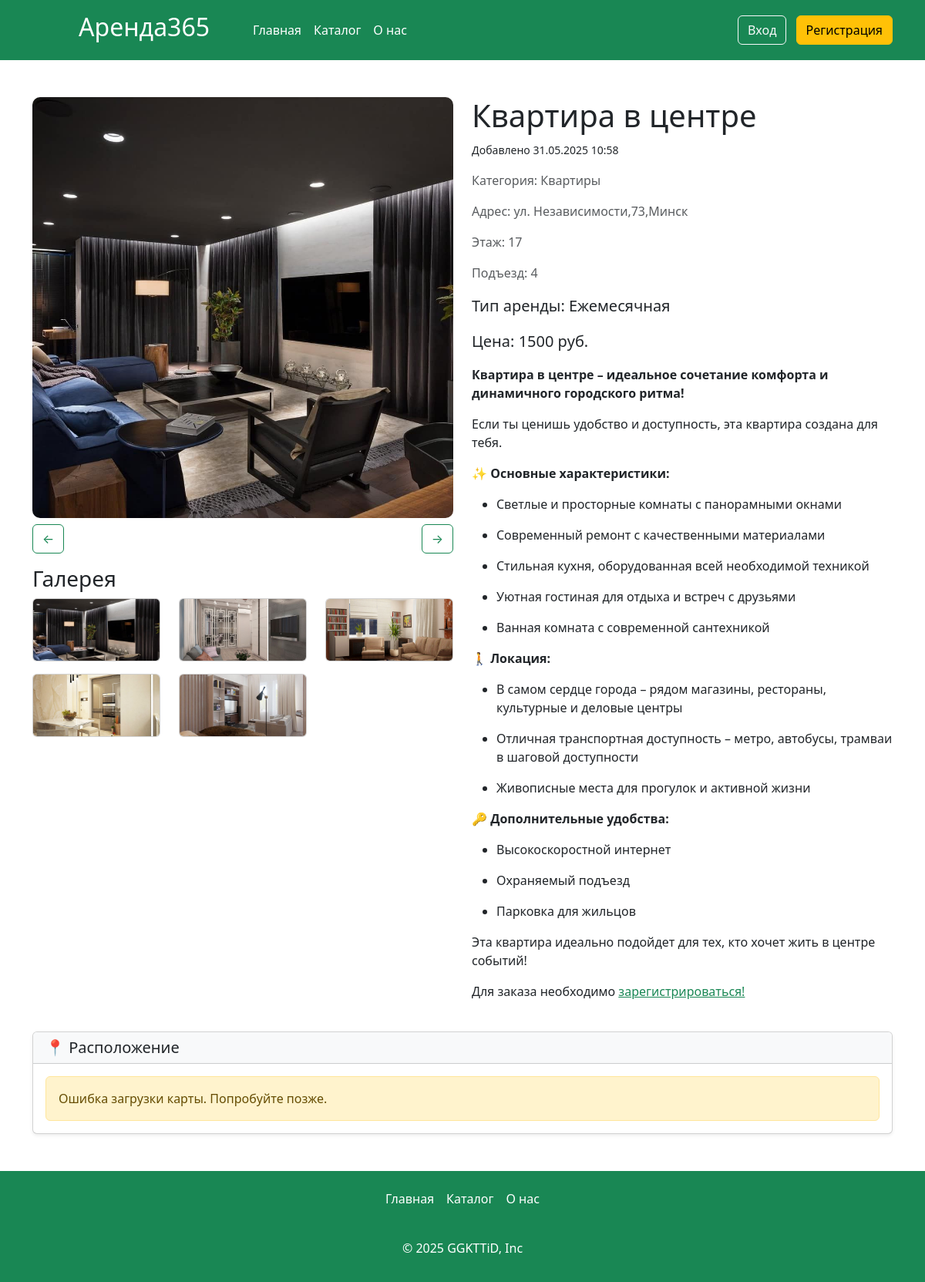
/card/8, run on an earlier commit of the app's database.
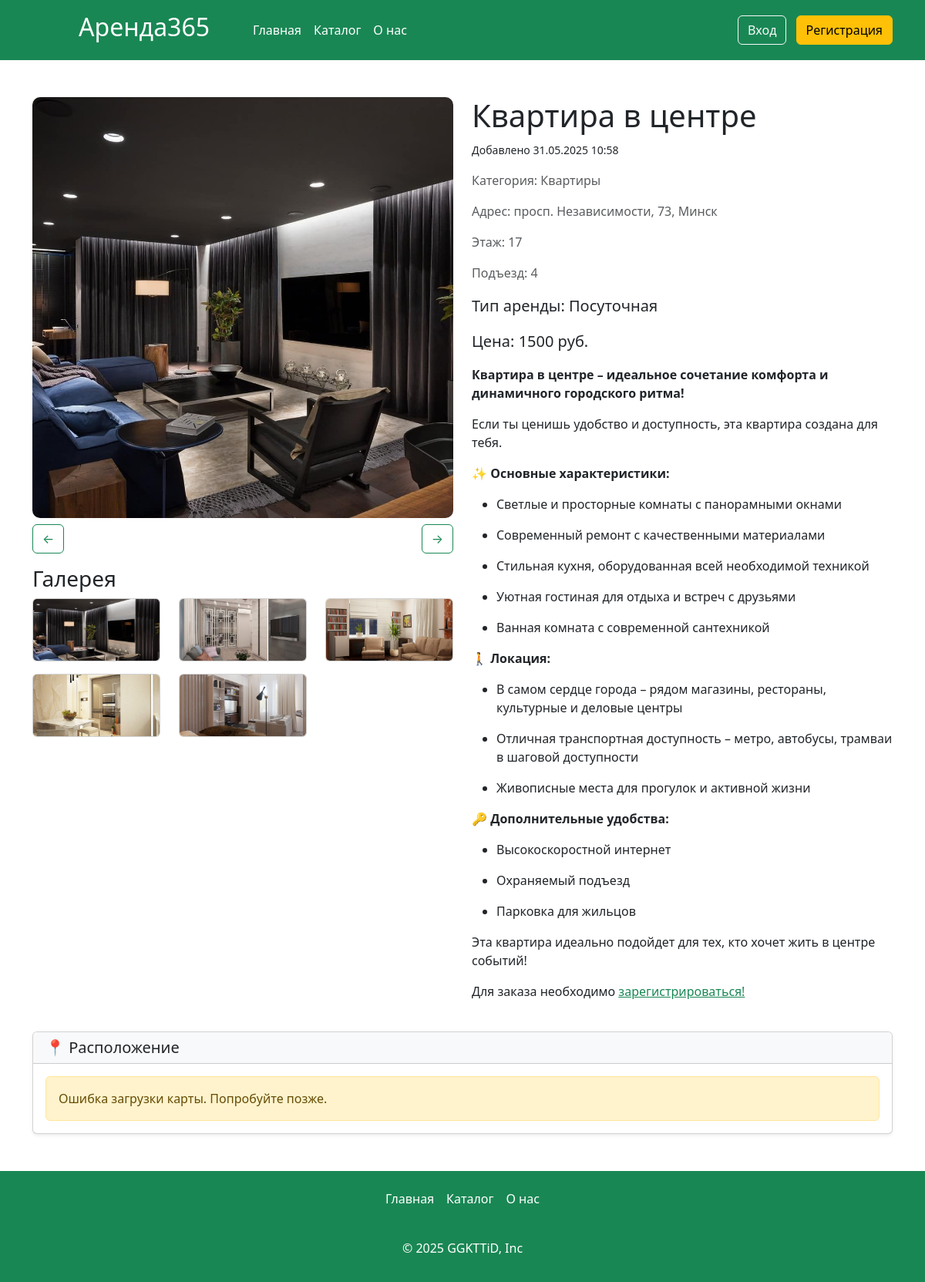
And on a later commit of the database.
### app.py (models this page shows, shortened)
class Articles(db.Model):
    id = db.Column(db.Integer,primary_key=True)
    title = db.Column(db.String(100))
    text = db.Column(db.Text)
    image_name = db.Column(db.String(100))
    category = db.Column(db.String(100))
    price = db.Column(db.Integer)
    floor = db.Column(db.Integer)
    entrance = db.Column(db.Integer)
    type_app = db.Column(db.String(100))
    address= db.Column(db.String(100))
    count_rooms = db.Column(db.Integer)
    hide = db.Column(db.Boolean, default=True)
    created_at = db.Column(db.DateTime, default=datetime.now)
    id_user = db.Column(db.Integer, db.ForeignKey('users.id'))
    orders = db.relationship('Orders', backref='article', lazy=True)
    images = db.relationship('Image', backref='article', lazy=True, cascade="all, delete-orphan")

class Image(db.Model):
    id = db.Column(db.Integer, primary_key=True)
    article_id = db.Column(db.Integer, db.ForeignKey('articles.id'))
    image_name = db.Column(db.String(255))

### app.py (the view, shortened to what this page needs)
@app.route('/card/<int:id>', methods=['GET', 'POST'])
def card(id):
    article = Articles.query.get(id)
    total_user = None
    if 'name' in session:
        total_user = Users.query.filter_by(email=session['name']).first()
    if not article or (article.hide and (not total_user or (total_user.root != 1 and article.id_user != total_user.id))):
        abort(404)
    check = Orders.query.filter_by(id_article=article.id).all()
    images = Image.query.filter_by(article_id=id).all()
    return render_template("card.html",article=article,check=check,images=images)

### app.py (called while the page is built)
@app.context_processor
def inject_unread_messages():
    if 'name' in session:
        current_user = Users.query.filter_by(email=session['name']).first()
        unread_count = Messages.query.filter_by(recipient_id=current_user.id, is_read=False).count()
        return dict(unread_messages=unread_count)
    return dict(unread_messages=0)

@app.context_processor
def inject_user():
    def get_user_name():
        if 'name' in session:
            return Users.query.filter_by(email=session['name']).first()
    return dict(active_user=get_user_name())

@app.context_processor
def inject_unread_count():
    if 'name' in session:
        user = Users.query.filter_by(email=session['name']).first()
        if user:
            unread_count = Notification.query.filter_by(user_id=user.id, is_read=False).count()
            return dict(unread_notifications=unread_count)
    return dict(unread_notifications=0)

### templates/card.html (shortened to what this page needs)
{% extends 'base.html' %}
{% block main %}
    <main>
        <div class="container my-5">
            <div class="row">
                <div class="col-md-6">
                    <div class="gallery-main">
                        <div class='position-relative'>
                        <img id="mainImage" src="../../static/img/upload/{{article.image_name}}" width="100%" alt="Основное изображение товара">
                         </div>
                        <div class="image-navigation my-2 d-flex justify-content-between">
                            <button class="btn btn-outline-success prev-btn" onclick="prevImage()">←</button>
                            <button class="btn btn-outline-success next-btn" onclick="nextImage()">→</button>
                        </div>
                        <div class="row gallery-thumbnails my-3">
                          <h3>Галерея</h3>
                          <div class="col-md-4 mb-3">
                                <div class="card ">
                                    <img src="../../static/img/upload/{{article.image_name}}" onclick="changeImage(this.src)" class="card-img-top" alt="Дополнительное изображение">
                                </div>
                            </div>
                            {%if article.images%}
                            {% for image in article.images %}
                            <div class="col-md-4 mb-3">
                                <div class="card">
                                    <img src="../../static/img/upload/{{image.image_name}}" onclick="changeImage(this.src)" class="card-img-top" alt="Дополнительное изображение">
                                </div>
                            </div>
                            {% endfor %}
                            {%endif%}
                        </div>
                    </div>
                </div>
                <div class="col-md-6">
                    <h1>{{article.title}}</h1>
                    <p> <small>Добавлено  {{article.created_at.strftime('%d.%m.%Y %H:%M' )}}</small></p>
                    <p class="text-muted">Категория: {{article.category}}</p>
                    <p class="text-muted">Адрес: {{article.address}}</p>
                    {%if article.floor%}
                    <p class="text-muted">Этаж: {{article.floor}}</p>
                    {%endif%}
                    {%if article.entrance%}
                    <p class="text-muted">Подъезд: {{article.entrance}}</p>
                    {%endif%}
                    <p class="lead">Тип аренды: <strong>{{article.type_app}}</strong></p>
                    <p class="lead">Цена: <strong>{{article.price}} руб.</strong></p>
                    {% autoescape false %} {{article.text}} {% endautoescape %}
                   {%if not active_user  %}
                   <p>Для заказа необходимо <a href="/reg" class="text-success">зарегистрироваться!</a> </p>
 {%endif%}
            </div>
        </div>
         <div class="card shadow-sm my-4">
            <div class="card-header bg-light">
                <h5 class="card-title mb-0">📍 Расположение</h5>
            </div>
            <div class="card-body p-0">
                <div id="map-error" class="alert alert-warning m-3 d-none">
                </div>
            </div>
        </div>
    </main>
    {% endblock %}

### templates/base.html (shortened to what this page needs)
<!DOCTYPE html>
<html lang="en">
  <head>
    <link
      href="{{ url_for('static', filename='css/bootstrap.min.css') }}"
      rel="stylesheet"
    />
    <link rel="stylesheet" href="{{ url_for('static', filename='css/style.css') }}" />
    <link rel="stylesheet" href="https://cdn.jsdelivr.net/npm/flatpickr/dist/flatpickr.min.css">
<link
  rel="stylesheet"
  href="https://unpkg.com/leaflet@1.9.4/dist/leaflet.css"
/>
  </head>
  <body>
    <header class="p-3 text-bg-success">
      <div class="container">
        <div
          class="d-flex flex-wrap align-items-center justify-content-center justify-content-lg-start"
        >
          <a
            href="/"
            class="d-flex align-items-center mb-2 mb-lg-0 text-white text-decoration-none"
          >
            <h2>Аренда365</h2>
          </a>
          <ul
            class="nav col-12 col-lg-auto me-lg-auto mx-5 mb-2 justify-content-center mb-md-0"
          >
            <li>
              <a href="/" class="nav-link px-2 text-white">Главная</a>
            </li>
            <li><a href="/catalog" class="nav-link px-2 text-white">Каталог</a></li>
            <li>
              <a href="/about" class="nav-link px-2 text-white">О нас</a>
            </li>
          </ul>
          <div class="text-end">
            {%if 'name' in session and active_user %}
            <a href="/my_chats" class="btn btn-outline-light me-2">Мои чаты <span class="badge bg-danger">{{ unread_messages }}</span></a>
            <a href="/profile" class="btn btn-outline-light me-2 position-relative">
              Профиль
              {% if unread_notifications > 0 %}
            <span class="position-absolute top-0 start-100 translate-middle badge rounded-pill bg-danger">
                {{ unread_notifications }}
            </span>
            {% endif %}
            </a>
            <a href="/logout"  class="btn btn-warning">Выйти</a>
            {% else %}
            <a href="/login" class="btn btn-outline-light me-2">Вход</a>
             <a href="/reg"  class="btn btn-warning">Регистрация</a>
             {%endif%}
          </div>
        </div>
      </div>
    </header>
    {% block main %} {% endblock %}
    <footer class="py-3 text-bg-success">
      <ul class="nav justify-content-center pb-3 mb-3">
        <li class="nav-item">
          <a href="/" class="nav-link px-2 text-white">Главная</a>
        </li>
        <li class="nav-item">
          <a href="/catalog" class="nav-link px-2 text-white">Каталог</a>
        </li>
        <li class="nav-item">
          <a href="/about" class="nav-link px-2 text-white">О нас</a>
        </li>
      </ul>
      <p class="text-center text-body-white">© 2025 GGKTTiD, Inc</p>
    </footer>
  </body>
</html>

### static/css/style.css (style rules this page uses)
html { height: 100%; }
body { display: flex; flex-direction: column; height: 100%; background-color: #ffff; border-radius: 30px; }
main { flex: 1 0 auto; }
footer { flex: 0 0 auto; }
.gallery-main img { width: 100%; height: auto; border-radius: 10px; }
.gallery-thumbnails img { width: 100%; height: 80px; object-fit: cover; border-radius: 5px; cursor: pointer; transition: opacity 0.3s; }
.card { transition: box-shadow 0.3s; }

What changed in the data, as far as the page shows it:
changed Articles "Квартира в центре": address "ул. Независимости,73,Минск" → "просп. Независимости, 73, Минск"; type_app "Ежемесячная" → "Посуточная"
